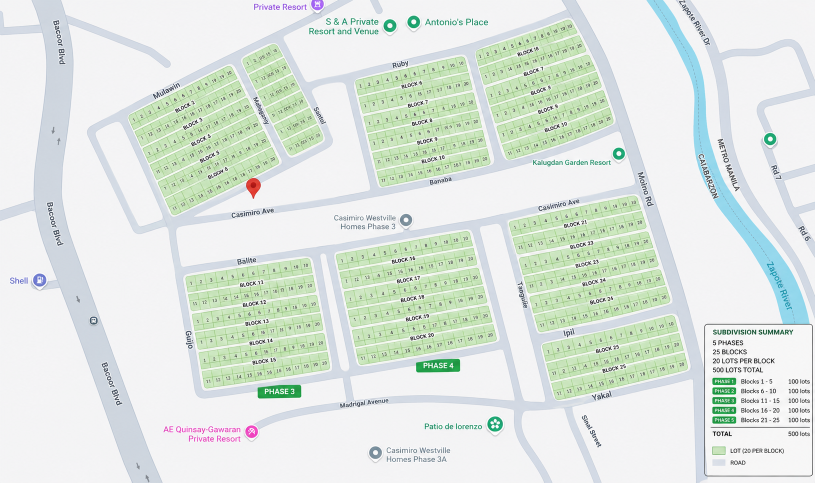
#> input picture web-app/src/assets/lotmap.png, 1630 x 965 px (shown at 1/2 size)
$ python tmp_find_block_rows.py
#> lines starting #> are read from the running program, lines starting #| are printed output that depends on the picture; after the words box and inside, x2 and y2 are one past the last pixel; in counts of white or black regions, pixels touching at a corner belong together
from PIL import Image, ImageDraw
import numpy as np
from itertools import groupby

img = Image.open('web-app/src/assets/lotmap.png').convert('RGB')
#> img is the input picture: PIL image 1630x965 RGB; mean R, G, B 222.1, 231.1, 223.8
a = np.array(img)
r,g,b = a[:,:,0], a[:,:,1], a[:,:,2]
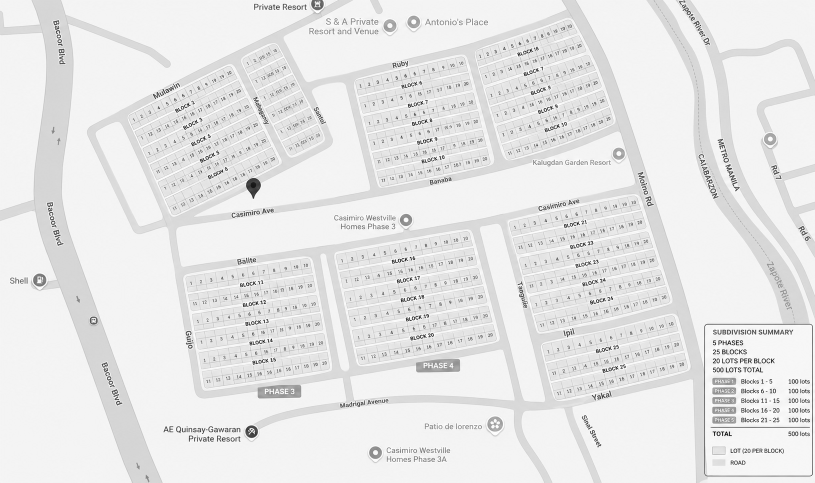
#> g: shape (965, 1630) (shown at 1/2 size); min 0, max 255, mean 231.1
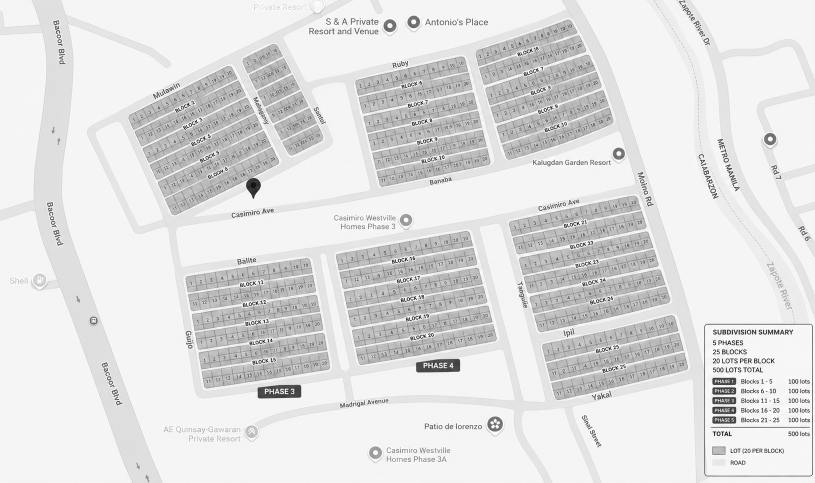
#> b: shape (965, 1630) (shown at 1/2 size); min 0, max 255, mean 223.8
mask = (g > 130) & (g > r + 30) & (g > b + 30)
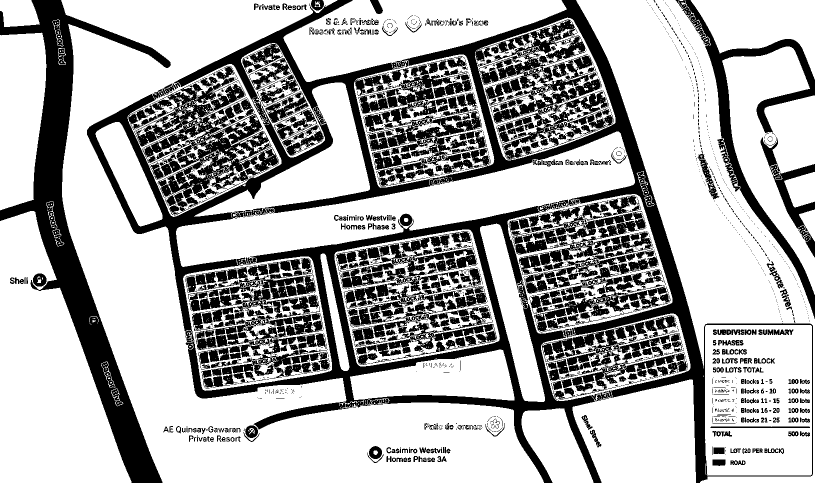
#> mask: shape (965, 1630) bool (shown at 1/2 size); 68.5% white; 2095 black regions (1631 under 20 px), largest, box (x1, y1, x2, y2) and area: (174, 0, 1626, 965) 203269, (0, 0, 342, 965) 61560, (1351, 0, 1630, 638) 19572

# block groups approx boxes
groups = [
    ('phase1', 120, 40, 560, 420, list(range(1,6))),
    ('phase2', 560, 40, 1020, 420, list(range(6,11))),
    ('phase3', 120, 420, 560, 820, list(range(11,16))),
    ('phase4', 560, 420, 1020, 820, list(range(16,21))),
    ('phase5', 1020, 420, 1620, 820, list(range(21,26))),
]
results = []
for name, x0,y0,x1,y1, blocks in groups:
    sub = mask[y0:y1, x0:x1]
    h, w = sub.shape
    # compute horizontal row segments by vertical projection
    colsum = sub.any(axis=1)
    # expand into ranges of true segments
    rows=[]
    in_row=False
    for i, v in enumerate(colsum):
        if v and not in_row:
            start=i; in_row=True
        elif not v and in_row:
            end=i; in_row=False; rows.append((start, end))
    if in_row:
        rows.append((start, h))
    print(name, 'rows', rows)
    for i,(rs,re) in enumerate(rows):
        rowmask = sub[rs:re]
        # columns with any true
        rowsum = rowmask.any(axis=0)
        if not rowsum.any():
            continue
        cs=[]
        in_col=False
        for j,v in enumerate(rowsum):
            if v and not in_col:
                cs0=j; in_col=True
            elif not v and in_col:
                cs1=j; in_col=False; cs.append((cs0, cs1))
        if in_col:
            cs.append((cs0,w))
        print('  block row', i, 'col segments', cs)
    # get 5 block row bounding boxes using row split by row lines
    # assume 5 blocks stacked top to bottom
    # assign row boxes by vertical ranges evenly spaced or by row masks
    row_bounds = rows[:5] if len(rows)>=5 else rows
    # if fewer than 5, split evenly
    if len(row_bounds) < 5:
        step = h/5
        row_bounds = [(int(i*step), int((i+1)*step)) for i in range(5)]
    for block, (rs,re) in zip(blocks, row_bounds):
        submask = mask[y0+rs:y0+re, x0:x0+w]
        ys,xs = np.where(submask)
        if len(xs)==0:
            results.append((block, x0, y0+rs, x1, y0+re))
            continue
        minx,maxx = xs.min(), xs.max()
        miny,maxy = ys.min(), ys.max()
        results.append((block, x0+minx, y0+rs+miny, x0+maxx, y0+rs+maxy))
#> this loop made 5 passes
#> pass 1, `sub = mask[y0:y1, x0:x1]`:
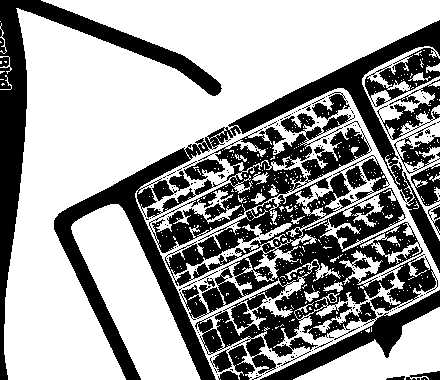
#> sub: shape (380, 440) bool; 61.4% white; 179 black regions (152 under 20 px), largest, box (x1, y1, x2, y2) and area: (147, 113, 440, 380) 31513, (54, 20, 440, 380) 14742, (0, 0, 222, 380) 9346
#> pass 3, `sub = mask[y0:y1, x0:x1]`:
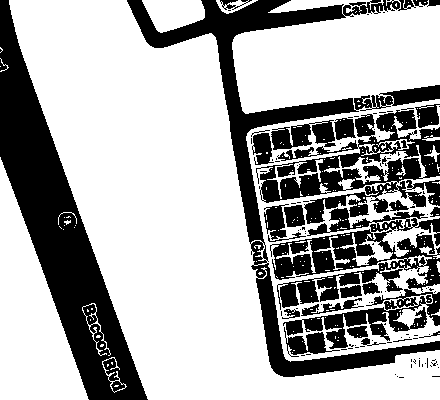
#> sub: shape (400, 440) bool; 66.9% white; 128 black regions (98 under 20 px), largest, box (x1, y1, x2, y2) and area: (0, 0, 148, 400) 18574, (127, 0, 440, 377) 14552, (256, 110, 440, 224) 8200
#> after the loop:
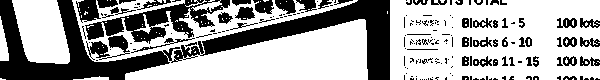
#> submask: shape (80, 600) bool; 64.6% white; 189 black regions (128 under 20 px), largest, box (x1, y1, x2, y2) and area: (0, 0, 390, 80) 9475, (85, 0, 230, 44) 2408, (76, 0, 101, 23) 366
#> after the loop, cs0 = 0; results = 25 items, first 6: (1, 120, 40, 559, 115), (2, 120, 116, 559, 191), (3, 135, 192, 559, 267), (4, 125, 268, 559, 343), (5, 124, 344, 559, 419), (6, 560, 40, 1019, 115); start = 0; step = 80

for r in sorted(results, key=lambda x: x[0]):
    block,x0,y0,x1,y1 = r
    print(block, x0,y0,x1,y1, f'{x0/1630*100:.2f}% {y0/965*100:.2f}% {((x1-x0)/1630)*100:.2f}% {((y1-y0)/965)*100:.2f}%')
#> this loop made 25 passes
#> (r, x0, y0, x1, y1) on passes 1 to 12: ((1, 120, 40, 559, 115), 120, 40, 559, 115), ((2, 120, 116, 559, 191), 120, 116, 559, 191), ((3, 135, 192, 559, 267), 135, 192, 559, 267), ((4, 125, 268, 559, 343), 125, 268, 559, 343), ((5, 124, 344, 559, 419), 124, 344, 559, 419), ((6, 560, 40, 1019, 115), 560, 40, 1019, 115), ((7, 560, 116, 1019, 191), 560, 116, 1019, 191), ((8, 560, 192, 1019, 267), 560, 192, 1019, 267), ((9, 560, 268, 1019, 343), 560, 268, 1019, 343), ((10, 560, 344, 1019, 419), 560, 344, 1019, 419), ((11, 120, 420, 559, 499), 120, 420, 559, 499), ((12, 120, 500, 559, 579), 120, 500, 559, 579)
#| 1 120 40 559 115 7.36% 4.15% 26.93% 7.77%
#| 2 120 116 559 191 7.36% 12.02% 26.93% 7.77%
#| 3 135 192 559 267 8.28% 19.90% 26.01% 7.77%
#| 4 125 268 559 343 7.67% 27.77% 26.63% 7.77%
#| 5 124 344 559 419 7.61% 35.65% 26.69% 7.77%
#| 6 560 40 1019 115 34.36% 4.15% 28.16% 7.77%
#| 7 560 116 1019 191 34.36% 12.02% 28.16% 7.77%
#| 8 560 192 1019 267 34.36% 19.90% 28.16% 7.77%
#> (further printed lines are left out)

# render debug
dbg = img.copy()
d = ImageDraw.Draw(dbg)
for block,x0,y0,x1,y1 in results:
    d.rectangle([x0,y0,x1,y1], outline='red', width=4)
    d.text((x0+3,y0+3), str(block), fill='yellow')
#> this loop made 25 passes
#> (x0, y0, x1, y1) on passes 1 to 12: (120, 40, 559, 115), (120, 116, 559, 191), (135, 192, 559, 267), (125, 268, 559, 343), (124, 344, 559, 419), (560, 40, 1019, 115), (560, 116, 1019, 191), (560, 192, 1019, 267), (560, 268, 1019, 343), (560, 344, 1019, 419), (120, 420, 559, 499), (120, 500, 559, 579)
dbg.save('web-app/src/assets/lotmap_group_rows_debug.png')
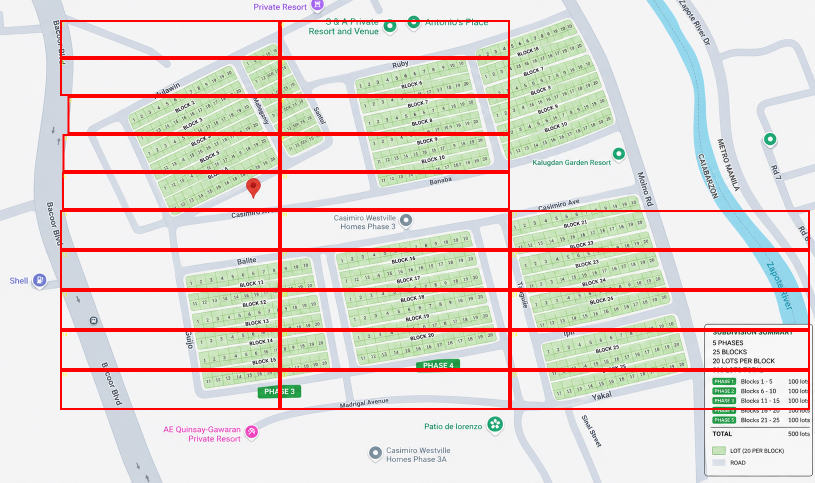
#> saved as lotmap_group_rows_debug.png: PIL image 1630x965 RGB (shown at 1/2 size); mean R, G, B 224.9, 215.2, 208.7
print('saved group row debug')

$ run again, with web-app/src/assets/block11_crop.png copied over web-app/src/assets/lotmap.png
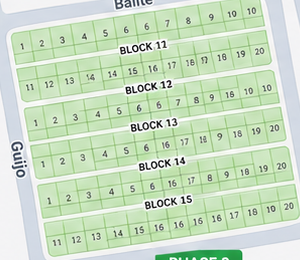
#> input picture web-app/src/assets/block11_crop.png, 300 x 260 px
#> img is the input picture: PIL image 300x260 RGB; mean R, G, B 202, 222.7, 195.1
#> `mask = (g > 130) & (g > r + 30) & (g > b + 30)`:
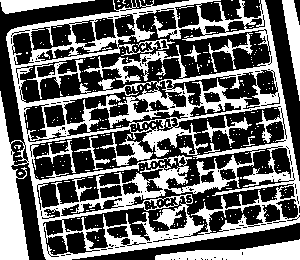
#> mask: shape (260, 300) bool; 40.1% white; 320 white regions (308 under 20 px), largest, box (x1, y1, x2, y2) and area: (0, 0, 300, 260) 25745, (155, 239, 300, 260) 1646, (282, 0, 300, 101) 877
#> after the loop `for name, x0,y0,x1,y1, blocks in groups:`: cs0 = 0; results = 25 items, first 6: (1, 120, 40, 299, 83), (2, 120, 84, 299, 127), (3, 120, 128, 297, 171), (4, 120, 172, 299, 215), (5, 120, 216, 299, 259), (6, 560, 40, 1020, 84); start = 0
#> the loop `for r in sorted(results, key=lambda x: x[0]):` made 25 passes
#> (r, x0, y0, x1, y1) on passes 1 to 8: ((1, 120, 40, 299, 83), 120, 40, 299, 83), ((2, 120, 84, 299, 127), 120, 84, 299, 127), ((3, 120, 128, 297, 171), 120, 128, 297, 171), ((4, 120, 172, 299, 215), 120, 172, 299, 215), ((5, 120, 216, 299, 259), 120, 216, 299, 259), ((6, 560, 40, 1020, 84), 560, 40, 1020, 84), ((7, 560, 84, 1020, 128), 560, 84, 1020, 128), ((8, 560, 128, 1020, 172), 560, 128, 1020, 172)
#> (printed output is left out)
#> the loop `for block,x0,y0,x1,y1 in results:` made 25 passes
#> (x0, y0, x1, y1) on passes 1 to 8: (120, 40, 299, 83), (120, 84, 299, 127), (120, 128, 297, 171), (120, 172, 299, 215), (120, 216, 299, 259), (560, 40, 1020, 84), (560, 84, 1020, 128), (560, 128, 1020, 172)
#> `dbg.save('web-app/src/assets/lotmap_group_rows_debug.png')`:
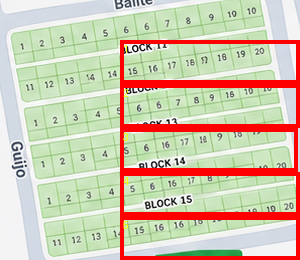
#> saved as lotmap_group_rows_debug.png: PIL image 300x260 RGB; mean R, G, B 208.6, 198.6, 174.2

$ run again, with web-app/src/assets/block16_crop.png copied over web-app/src/assets/lotmap.png
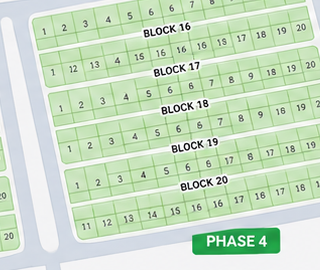
#> input picture web-app/src/assets/block16_crop.png, 320 x 270 px
#> img is the input picture: PIL image 320x270 RGB; mean R, G, B 202.2, 223.3, 197
#> `mask = (g > 130) & (g > r + 30) & (g > b + 30)`:
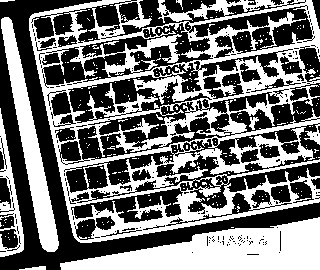
#> mask: shape (270, 320) bool; 45.1% white; 313 white regions (303 under 20 px), largest, box (x1, y1, x2, y2) and area: (29, 0, 320, 243) 25407, (60, 217, 320, 270) 7742, (1, 17, 59, 252) 3731
#> after the loop `for name, x0,y0,x1,y1, blocks in groups:`: cs0 = 0; results = 25 items, first 6: (1, 120, 40, 319, 85), (2, 120, 86, 319, 131), (3, 120, 132, 319, 177), (4, 120, 178, 319, 223), (5, 120, 224, 319, 269), (6, 560, 40, 1020, 86); start = 0
#> the loop `for r in sorted(results, key=lambda x: x[0]):` made 25 passes
#> (r, x0, y0, x1, y1) on passes 1 to 8: ((1, 120, 40, 319, 85), 120, 40, 319, 85), ((2, 120, 86, 319, 131), 120, 86, 319, 131), ((3, 120, 132, 319, 177), 120, 132, 319, 177), ((4, 120, 178, 319, 223), 120, 178, 319, 223), ((5, 120, 224, 319, 269), 120, 224, 319, 269), ((6, 560, 40, 1020, 86), 560, 40, 1020, 86), ((7, 560, 86, 1020, 132), 560, 86, 1020, 132), ((8, 560, 132, 1020, 178), 560, 132, 1020, 178)
#> (printed output is left out)
#> the loop `for block,x0,y0,x1,y1 in results:` made 25 passes
#> (x0, y0, x1, y1) on passes 1 to 8: (120, 40, 319, 85), (120, 86, 319, 131), (120, 132, 319, 177), (120, 178, 319, 223), (120, 224, 319, 269), (560, 40, 1020, 86), (560, 86, 1020, 132), (560, 132, 1020, 178)
#> `dbg.save('web-app/src/assets/lotmap_group_rows_debug.png')`:
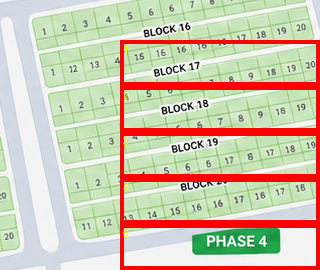
#> saved as lotmap_group_rows_debug.png: PIL image 320x270 RGB; mean R, G, B 207.7, 198.4, 175.1
